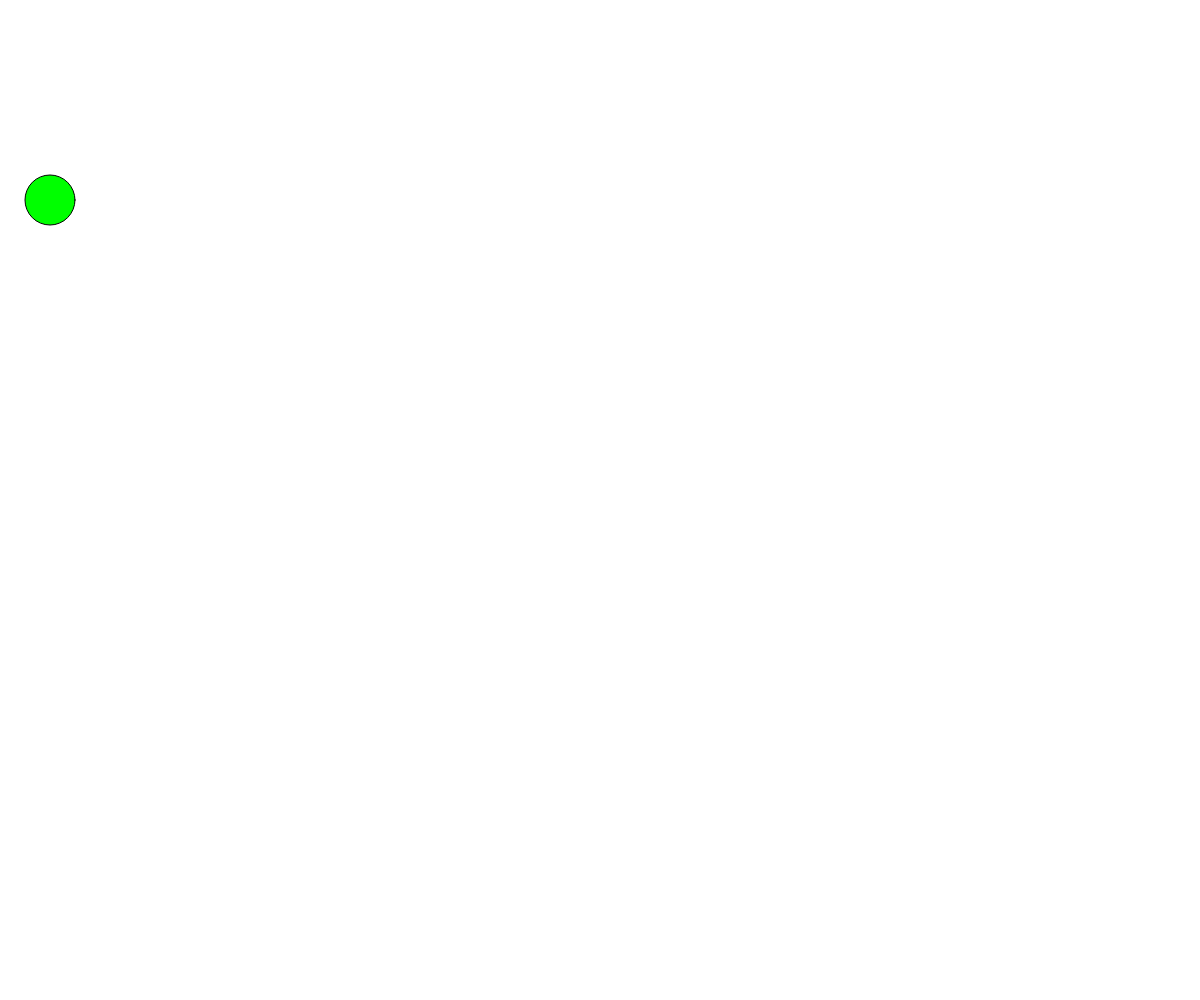
Frame 1 (no input)
Frame 60 (no input): identical to frame 1, image omitted
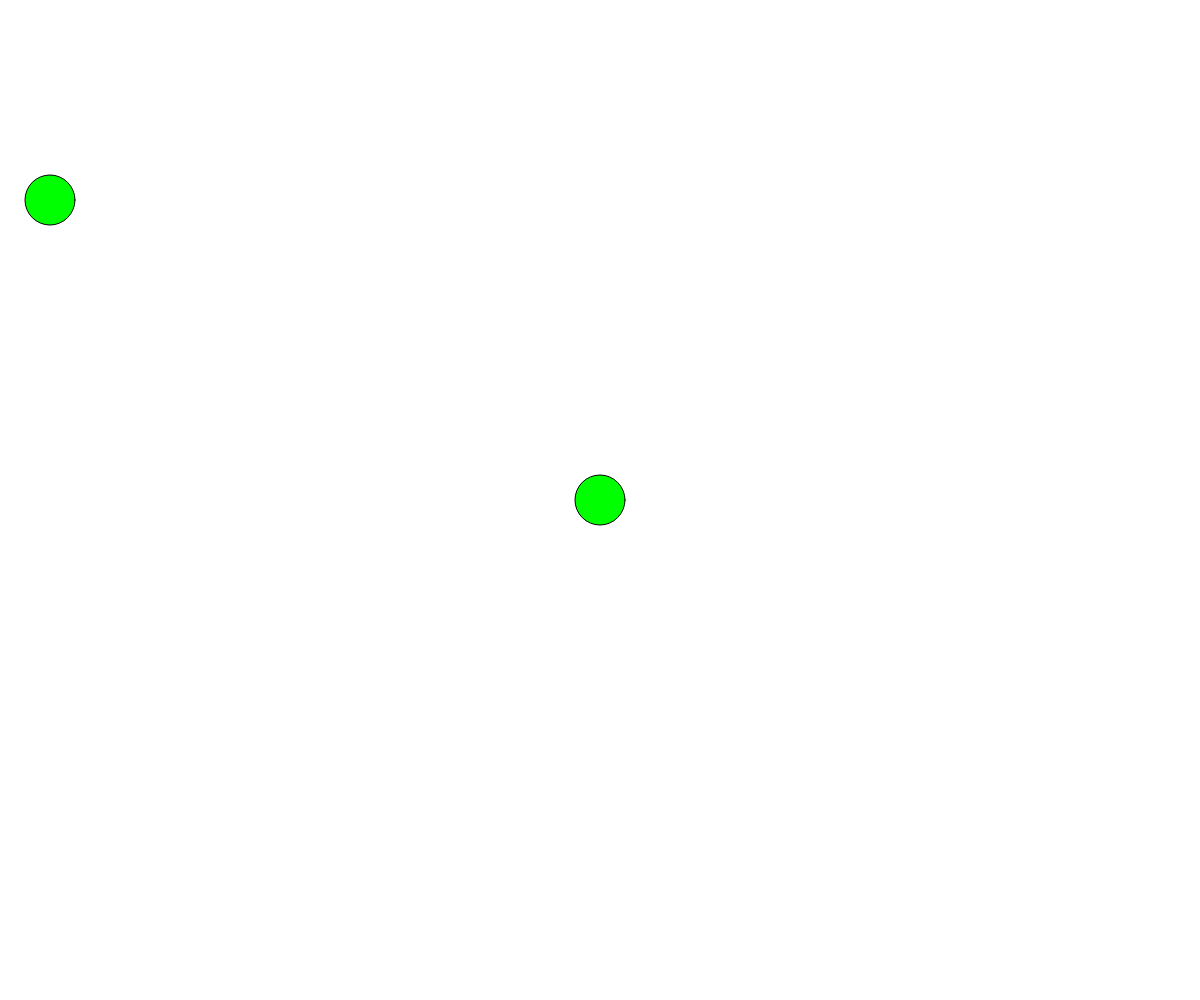
Frame 120 (the mouse pressed at the canvas centre since frame 60)

The p5.js sketch that drew these frames (run headless with seeded random() and noise() and a simulated clock; from frame 60 on, the mouse is pressed at the canvas centre):

// p5.js sketch
// ── sketch.js
let xBallCoords = [50];
let yBallCoords = [200];
function setup() {
  createCanvas(windowWidth, windowHeight);
}

function draw() {
  background(255);
  ballColour();

}


function mousePressed() {
  xBallCoords.push(mouseX);
  yBallCoords.push(mouseY);
}
function ballColour() {
  fill(0, 255, 0);
  for (let i=0; i<xBallCoords.length; i++){

    ellipse(xBallCoords[i], yBallCoords[i], 50, 50);

  }
}
